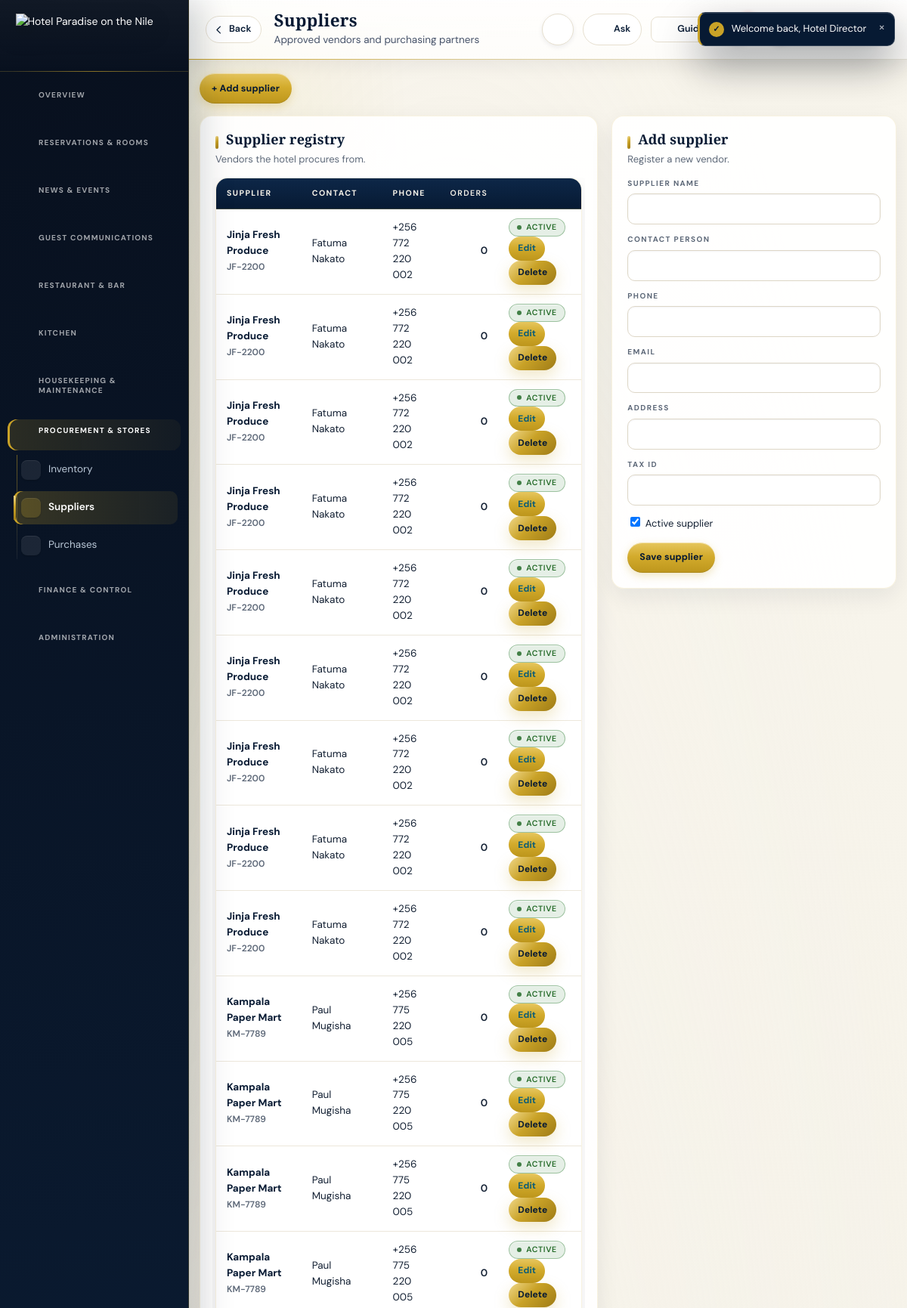
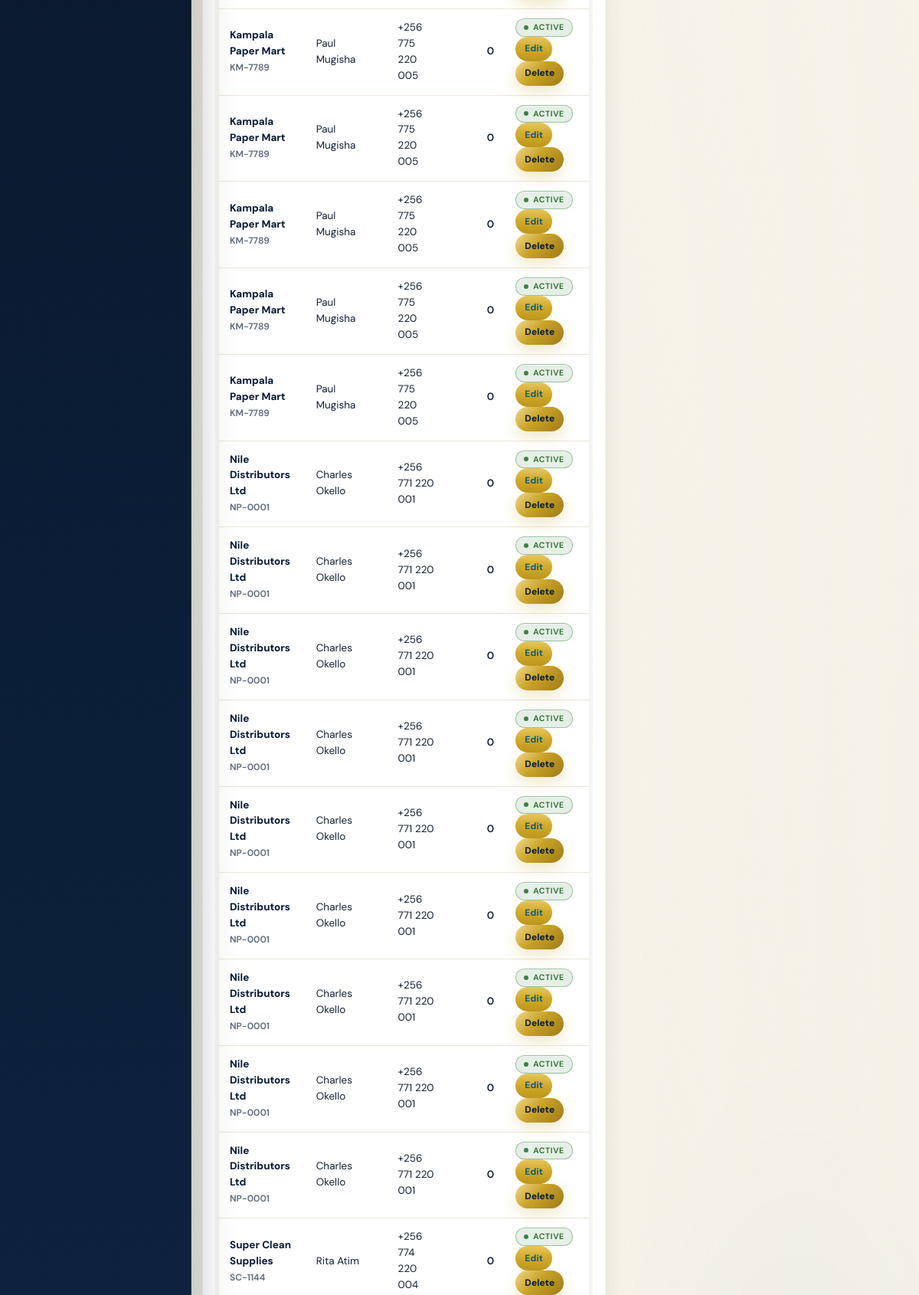
Page /backend-php/index.php?page=suppliers (signed in, upper part) on the committed database (2 pictures, top to bottom).
### tables this page shows
CREATE TABLE `suppliers` (
  `id` bigint(20) UNSIGNED NOT NULL,
  `hotel_id` bigint(20) UNSIGNED NOT NULL,
  `name` varchar(190) NOT NULL,
  `contact_person` varchar(120) DEFAULT NULL,
  `phone` varchar(50) DEFAULT NULL,
  `email` varchar(190) DEFAULT NULL,
  `address` varchar(255) DEFAULT NULL,
  `tax_id` varchar(80) DEFAULT NULL,
  `active` tinyint(1) DEFAULT 1,
  `created_at` timestamp NULL DEFAULT NULL,
  `deleted_at` timestamp NULL DEFAULT NULL,
  `deleted_by` bigint(20) UNSIGNED DEFAULT NULL
);

### backend-php/modules/suppliers.php (the view, shortened to what this page needs)
<?php
$list=rows('SELECT s.*,COALESCE(o.orders,0) orders FROM suppliers s LEFT JOIN (SELECT supplier_id, COUNT(*) orders FROM purchase_orders GROUP BY supplier_id) o ON o.supplier_id=s.id WHERE s.deleted_at IS NULL ORDER BY s.name');
$edit=(int)($_GET['edit']??0); $es=null; if($edit) $es=row('SELECT * FROM suppliers WHERE id=?',[$edit]);
echo '<div class="toolbar"><a class="btn" href="'.BASE.'/index.php?page=suppliers&act=save">+ Add supplier</a></div>';
echo '<div class="twoCol"><div>';
echo '<div class="panel"><h2>Supplier registry</h2><p class="hint">Vendors the hotel procures from.</p>';
echo '<table class="tbl"><thead><tr><th>Supplier</th><th>Contact</th><th>Phone</th><th class="num">Orders</th><th></th></tr></thead><tbody>';
foreach($list as $s){ echo '<tr><td><b>'.e($s['name']).'</b><br><small>'.e($s['tax_id']??'').'</small></td><td>'.e($s['contact_person']??'-').'</td><td>'.e($s['phone']??'-').'</td><td class="num">'.(int)$s['orders'].'</td><td>'.($s['active']?badge('Active','ok'):badge('Inactive','grey')).' <a class="btn sm" href="'.BASE.'/index.php?page=suppliers&edit='.(int)$s['id'].'">Edit</a> '.trash_button('suppliers',(int)$s['id'],'suppliers').'</td></tr>'; }
echo '</tbody></table></div></div>';
echo '<div>';
echo '<div class="panel"><h2>'.($edit?'Edit supplier':'Add supplier').'</h2><p class="hint">'.($edit?'Update this vendor record.':'Register a new vendor.').'</p>';
echo '<div class="field"><label>Supplier name</label><input name="name" value="'.e($es['name']??'').'" required></div>';
echo '<div class="field"><label>Contact person</label><input name="contact_person" value="'.e($es['contact_person']??'').'"></div>';
echo '<div class="field"><label>Phone</label><input name="phone" value="'.e($es['phone']??'').'"></div>';
echo '<div class="field"><label>Email</label><input name="email" value="'.e($es['email']??'').'"></div>';
echo '<div class="field"><label>Address</label><input name="address" value="'.e($es['address']??'').'"></div>';
echo '<div class="field"><label>Tax ID</label><input name="tax_id" value="'.e($es['tax_id']??'').'"></div>';
 echo '<label style="font-size:13px"><input type="checkbox" name="active"'.($edit?($es['active']?' checked':''):' checked').'> Active supplier</label>';
echo '<div style="margin-top:14px"><button class="btn">Save supplier</button></div>';
echo '</div></div></div>';

### backend-php/app/bootstrap.php (shortened to what this page needs)
<?php
if(!function_exists('hp_config')){
 function hp_config(): array{
  $file=__DIR__.'/../config.php';
  if(!is_readable($file)) return $cfg=[];
  $got=include $file;
  return $cfg=is_array($got)?$got:[];
 }
}
function db_config(): array{
 $fromFile=hp_config();
 $fromConfig=function(string $path) use($fromFile){
  $node=$fromFile;
  foreach(explode('.',$path) as $step){
   if(!is_array($node)||!array_key_exists($step,$node)) return null;
   $node=$node[$step];
  }
  return $node;
 };
 $pick=function(string $path,string $env,string $fallback) use($fromConfig): string{
  $v=getenv($env);
  if(is_string($v)&&$v!=='') return $v;
  $v=$fromConfig($path);
  if(is_string($v)&&$v!=='') return $v;
  return $fallback;
 };
 $host=$pick('db.host','HP_DB_HOST','127.0.0.1');
 $port=$pick('db.port','HP_DB_PORT','');
 return $cfg=[
  'dsn'=>'mysql:host='.$host.($port!==''?';port='.$port:'').';charset=utf8mb4',
  'host'=>$host,'port'=>$port,
  'name'=>$pick('db.name','HP_DB_NAME','hotelpardise_system'),
  'user'=>$pick('db.user','HP_DB_USER','hotelpardise_system'),
  'pass'=>$pick('db.pass','HP_DB_PASS',''),
  'web'=>[
   'name'=>$pick('web_db.name','HP_WEB_DB_NAME','hotelpardise_website'),
   'user'=>$pick('web_db.user','HP_WEB_DB_USER','hotelpardise_website'),
   'pass'=>$pick('web_db.pass','HP_WEB_DB_PASS',''),
  ],
 ];
}
function db_connect(string $dsn,string $dbName,string $user,string $pass): PDO{
  try{
   return new PDO($dsn.';dbname='.$dbName,$user,$pass,[
    PDO::ATTR_ERRMODE=>PDO::ERRMODE_EXCEPTION,
    PDO::ATTR_DEFAULT_FETCH_MODE=>PDO::FETCH_ASSOC
   ]);
  }catch(PDOException $e){
   $reason=db_failure_reason($e,$dbName,$user);
   error_log('[hotel db] cannot open '.$dbName.' as '.$user.'@'.db_config()['host']
    .' [SQLSTATE '.$e->getCode().']: '.$reason);
   throw new RuntimeException($reason,0);
  }
}
function db(): PDO{
  static $pdo=null;
  if($pdo===null){
   $c=db_config();
   try{
    $pdo=db_connect($c['dsn'],$c['name'],$c['user'],$c['pass']);
   }catch(RuntimeException $e){
    db_setup_page($e->getMessage());
   }
  }
  return $pdo;
}
function q(string $sql,array $p=[]){ $st=db()->prepare($sql); $st->execute($p); return $st; }
function rows(string $sql,array $p=[]){ return q($sql,$p)->fetchAll(); }
function e($v=null): string{ return htmlspecialchars((string)$v,ENT_QUOTES,'UTF-8'); }
function badge(string $text,string $tone='grey'): string{
 static $tones=['ok'=>1,'warn'=>1,'bad'=>1,'gold'=>1,'navy'=>1,'blue'=>1,'grey'=>1];
 $t=isset($tones[$tone])?$tone:'grey';
 return '<span class="badge '.e($t).'">'.e($text).'</span>';
}
require_once __DIR__.'/trash.php';

### backend-php/app/trash.php (shortened to what this page needs)
<?php
function trash_registry(): array{
 return [
  'guests'                =>['label'=>'Guest',          'title'=>'full_name',      'desc'=>'email',          'page'=>'guests'],
  'suppliers'             =>['label'=>'Supplier',        'title'=>'name',           'desc'=>'contact_person','page'=>'suppliers'],
  'users'                 =>['label'=>'Team member','title'=>'name',           'desc'=>'email',          'page'=>'users'],
  'inventory_items'       =>['label'=>'Stock item','title'=>'name','desc'=>'code','page'=>'inventory'],
  'expenses'              =>['label'=>'Expense','title'=>'number','desc'=>'description','page'=>'expenses'],
  'event_requests'        =>['label'=>'Event request','title'=>'request_number','desc'=>'full_name','page'=>'events'],
  'facility_enquiries'    =>['label'=>'Facility enquiry','title'=>'enquiry_number','desc'=>'full_name','page'=>'events'],
  'news_posts'            =>['label'=>'News post','title'=>'title','desc'=>'category','page'=>'news'],
  'reservations'          =>['label'=>'Reservation','title'=>'booking_number','desc'=>'status','page'=>'reservations'],
  'purchase_requisitions' =>['label'=>'Requisition','title'=>'number','desc'=>'status','page'=>'purchases'],
  'purchase_orders'       =>['label'=>'Purchase order','title'=>'number','desc'=>'status','page'=>'purchases'],
  'rooms'                 =>['label'=>'Room','title'=>'room_number','desc'=>'status','page'=>'rooms'],
  'room_types'            =>['label'=>'Room type','title'=>'name','desc'=>'description','page'=>'rooms'],
 ];
}
function trash_meta(string $table): ?array{ return trash_registry()[$table]??null; }
function trash_button(string $table,int $id,string $back=''): string{
 $meta=trash_meta($table);
 $msg='Move this '.$meta['label'].' to the Trash? You can restore it later from the Trash page.';
 return '<form method="post" class="actForm" onsubmit="return confirm('.json_encode($msg,JSON_UNESCAPED_SLASHES|JSON_HEX_APOS).')">'
  .csrf_field()
  .'<input type="hidden" name="trash_action" value="trash">'
  .'<input type="hidden" name="table" value="'.e($table).'">'
  .'<input type="hidden" name="id" value="'.(int)$id.'">'
  .'<input type="hidden" name="back" value="'.e($back).'">'
  .'<button class="btn sm danger" type="submit">Delete</button></form>';
}

### backend-php/assets/luxury-admin.css (style rules this page uses)
:root { --gold:#c9a227;--gold-deep:#9e7b16;--gold2:#e6cb74;--navy:#071a33;--navy2:#0d2748;--nile:#0b5d78; --bg:#f4f1e8;--paper:#ffffff;--line:#e6dfcf;--ink:#132033;--muted:#5d6878; --r:16px;--rSm:12px;--e1:0 10px 30px rgba(7,26,51,.08);--e2:0 18px 42px rgba(7,26,51,.13);--e3:0 30px 70px rgba(7,26,51,.18); --foil:linear-gradient(135deg,#f0d889,#c9a227 45%,#9e7b16); }
html { scroll-behavior:smooth }
body { background: radial-gradient(1100px 420px at 100% -10%,rgba(201,162,39,.12),transparent 60%), radial-gradient(800px 340px at -5% 0,rgba(11,93,120,.09),transparent 60%), linear-gradient(180deg,#f8f5ec 0%,#f2efe6 100%) !important; color:var(--ink); font-feature-settings:"liga" 1,"kern" 1 }
.tbSub,.hint,.muted,.subtle { color:var(--muted) !important }
.card,.kpi,.stat,.panel,.box,[class*="card"],.tableWrap,table,.chartBox,.reportCard,.notifCard { border-radius:var(--r) !important;border:1px solid rgba(201,162,39,.14) !important;box-shadow:var(--e1) !important }
.card,.panel,.box,.tableWrap,.chartBox,.reportCard { background:rgba(255,255,255,.92) !important }
h1,h2,h3,.pageTitle,.sectionTitle { font-family:'Playfair Display',serif;color:var(--navy) }
table { width:100%;border-collapse:separate !important;border-spacing:0;overflow:hidden;background:#fff }
thead th,th { background:linear-gradient(180deg,#0d2748,#071a33) !important;color:#f8f4ea !important; font-weight:600;letter-spacing:.04em;text-transform:uppercase;font-size:11px;border-bottom:1px solid rgba(201,162,39,.25) !important }
th,td { padding:12px 14px !important;border-bottom:1px solid #ece7db !important;vertical-align:middle }
tbody tr { transition:background .18s ease }
.btn,button.btn,a.btn,.button,[type="submit"] { border-radius:999px !important;font-weight:700;letter-spacing:.01em; transition:transform .22s ease,box-shadow .22s ease,filter .22s ease }
.btn.primary,.btnP,.btn-gold,[class*="primary"],button[type="submit"].btn { background:var(--foil) !important;color:#071a33 !important;border:0 !important;box-shadow:0 8px 20px rgba(201,162,39,.25) !important }
.pill,.badge,.status,.tag,[class*="pill"],[class*="badge"] { border-radius:999px !important;font-weight:600 }

### rows in the picture
suppliers: name "Jinja Fresh Produce", tax "JF-2200", contact_person "Fatuma Nakato", phone "+256 772 220 002", orders "0"
suppliers: name "Jinja Fresh Produce", tax "JF-2200", contact_person "Fatuma Nakato", phone "+256 772 220 002", orders "0"
suppliers: name "Jinja Fresh Produce", tax "JF-2200", contact_person "Fatuma Nakato", phone "+256 772 220 002", orders "0"
suppliers: name "Jinja Fresh Produce", tax "JF-2200", contact_person "Fatuma Nakato", phone "+256 772 220 002", orders "0"
suppliers: name "Jinja Fresh Produce", tax "JF-2200", contact_person "Fatuma Nakato", phone "+256 772 220 002", orders "0"
suppliers: name "Jinja Fresh Produce", tax "JF-2200", contact_person "Fatuma Nakato", phone "+256 772 220 002", orders "0"
suppliers: name "Jinja Fresh Produce", tax "JF-2200", contact_person "Fatuma Nakato", phone "+256 772 220 002", orders "0"
suppliers: name "Jinja Fresh Produce", tax "JF-2200", contact_person "Fatuma Nakato", phone "+256 772 220 002", orders "0"
suppliers: name "Jinja Fresh Produce", tax "JF-2200", contact_person "Fatuma Nakato", phone "+256 772 220 002", orders "0"
suppliers: name "Kampala Paper Mart", tax "KM-7789", contact_person "Paul Mugisha", phone "+256 775 220 005", orders "0"
suppliers: name "Kampala Paper Mart", tax "KM-7789", contact_person "Paul Mugisha", phone "+256 775 220 005", orders "0"
suppliers: name "Kampala Paper Mart", tax "KM-7789", contact_person "Paul Mugisha", phone "+256 775 220 005", orders "0"
suppliers: name "Kampala Paper Mart", tax "KM-7789", contact_person "Paul Mugisha", phone "+256 775 220 005", orders "0"
suppliers: name "Kampala Paper Mart", tax "KM-7789", contact_person "Paul Mugisha", phone "+256 775 220 005", orders "0"
suppliers: name "Kampala Paper Mart", tax "KM-7789", contact_person "Paul Mugisha", phone "+256 775 220 005", orders "0"
suppliers: name "Kampala Paper Mart", tax "KM-7789", contact_person "Paul Mugisha", phone "+256 775 220 005", orders "0"
suppliers: name "Kampala Paper Mart", tax "KM-7789", contact_person "Paul Mugisha", phone "+256 775 220 005", orders "0"
suppliers: name "Kampala Paper Mart", tax "KM-7789", contact_person "Paul Mugisha", phone "+256 775 220 005", orders "0"
suppliers: name "Nile Distributors Ltd", tax "NP-0001", contact_person "Charles Okello", phone "+256 771 220 001", orders "0"
suppliers: name "Nile Distributors Ltd", tax "NP-0001", contact_person "Charles Okello", phone "+256 771 220 001", orders "0"
suppliers: name "Nile Distributors Ltd", tax "NP-0001", contact_person "Charles Okello", phone "+256 771 220 001", orders "0"
suppliers: name "Nile Distributors Ltd", tax "NP-0001", contact_person "Charles Okello", phone "+256 771 220 001", orders "0"
suppliers: name "Nile Distributors Ltd", tax "NP-0001", contact_person "Charles Okello", phone "+256 771 220 001", orders "0"
suppliers: name "Nile Distributors Ltd", tax "NP-0001", contact_person "Charles Okello", phone "+256 771 220 001", orders "0"
suppliers: name "Nile Distributors Ltd", tax "NP-0001", contact_person "Charles Okello", phone "+256 771 220 001", orders "0"
suppliers: name "Nile Distributors Ltd", tax "NP-0001", contact_person "Charles Okello", phone "+256 771 220 001", orders "0"
suppliers: name "Nile Distributors Ltd", tax "NP-0001", contact_person "Charles Okello", phone "+256 771 220 001", orders "0"
suppliers: name "Super Clean Supplies", tax "SC-1144", contact_person "Rita Atim", phone "+256 774 220 004", orders "0"

### other values in the picture
$group['label'] "OVERVIEW"
$group['label'] "RESERVATIONS & ROOMS"
$group['label'] "NEWS & EVENTS"
$group['label'] "GUEST COMMUNICATIONS"
$group['label'] "RESTAURANT & BAR"
$group['label'] "KITCHEN"
$group['label'] "HOUSEKEEPING & MAINTENANCE"
$group['label'] "PROCUREMENT & STORES"
$label "Inventory"
$label "Suppliers"
$label "Purchases"
$group['label'] "FINANCE & CONTROL"
$group['label'] "ADMINISTRATION"
$title "Suppliers"
$sub "Approved vendors and purchasing partners"
